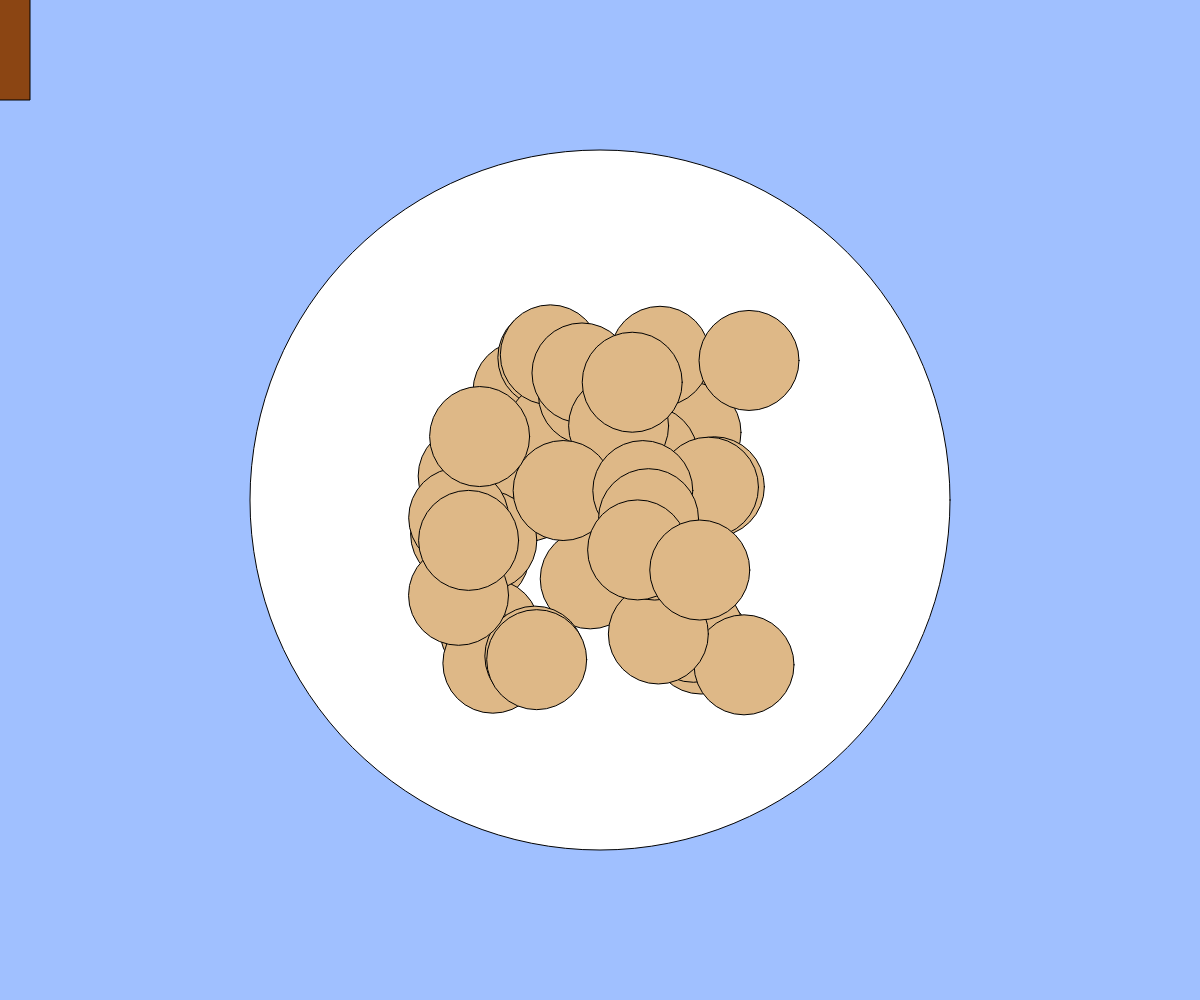
Frame 1 (no input)
Frame 60 (no input): identical to frame 1, image omitted
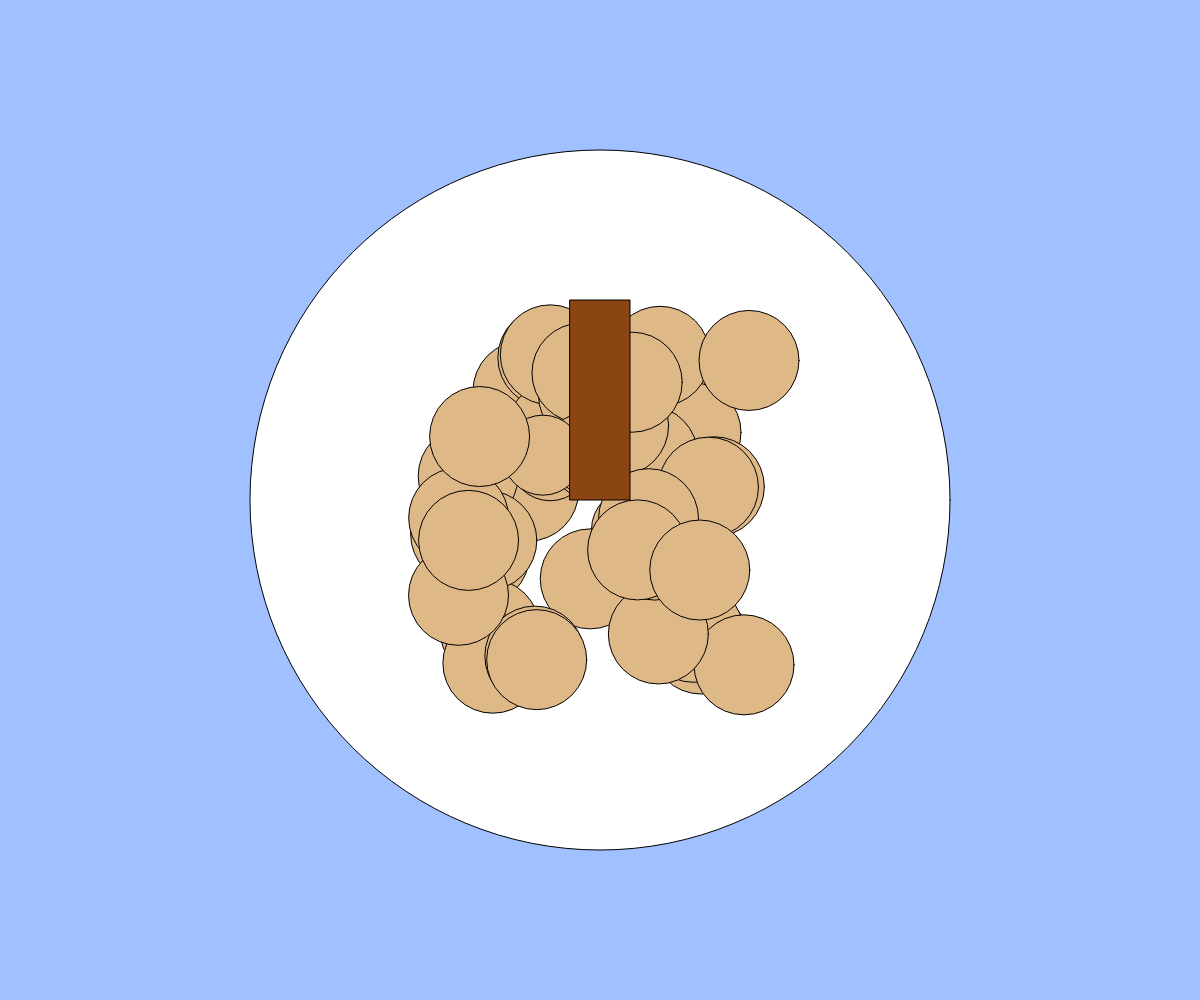
Frame 120 (the mouse pressed at the canvas centre since frame 60)

The p5.js sketch that drew these frames (run headless with seeded random() and noise() and a simulated clock; from frame 60 on, the mouse is pressed at the canvas centre):

// p5.js sketch
// ── sketch.js
let goma = []; // ゴマのデータを格納する配列
let gomaSize;

function setup() {
  createCanvas(windowWidth, windowHeight);
  gomaSize = min(windowWidth, windowHeight) * 0.1; 

  // ゴマを生成
  for (let i = 0; i < 45; i++) {
    goma.push({
      x: random(width / 2 - width/8, width / 2 + width/8),
      y: random(height / 2 - height/6, height / 2 + height/6),
      size: gomaSize
    });
  }
}

function draw() {
  background(160, 192, 255);

  // すりばち
  fill(255); // 白
  ellipse(width / 2, height / 2, min(width, height) * 0.70);

  // ゴマ
  fill(222, 184, 135); 
  for (let g of goma) {
    ellipse(g.x, g.y, g.size);
  }

  // すりこき棒
  fill(139, 69, 19); 
  const surikokiWidth = windowWidth * 0.05;
  const surikokiHeight = windowHeight * 0.2;
  rectMode(CENTER);
  rect(mouseX, mouseY * 0.8, surikokiWidth, surikokiHeight);

 // マウスが押されている間ゴマを分裂
 if (mouseIsPressed) {
  splitGoma();
}
}
function splitGoma() {
let newGoma = [];
for (let g of goma) {
  if (dist(mouseX, mouseY, g.x, g.y) < g.size / 2 && g.size > gomaSize * 0.4) {
    // ゴマが一定以上のサイズの時に分裂
    newGoma.push({ x: g.x + random(-40, 40), y: g.y + random(-40, 40), size: g.size*0.8});
    newGoma.push({ x: g.x + random(-40, 40), y: g.y + random(-40, 40), size: g.size*0.8 });
  } else {
    newGoma.push(g);
  }
}
goma = newGoma; // ゴマの配列を更新
}

function windowResized() {
  resizeCanvas(windowWidth, windowHeight);
  gomaSize = min(windowWidth, windowHeight) * 0.02; // ウィンドウサイズに基づいてゴマのサイズを再計算
  for (let g of goma) {
    g.size = gomaSize;
  }
}
